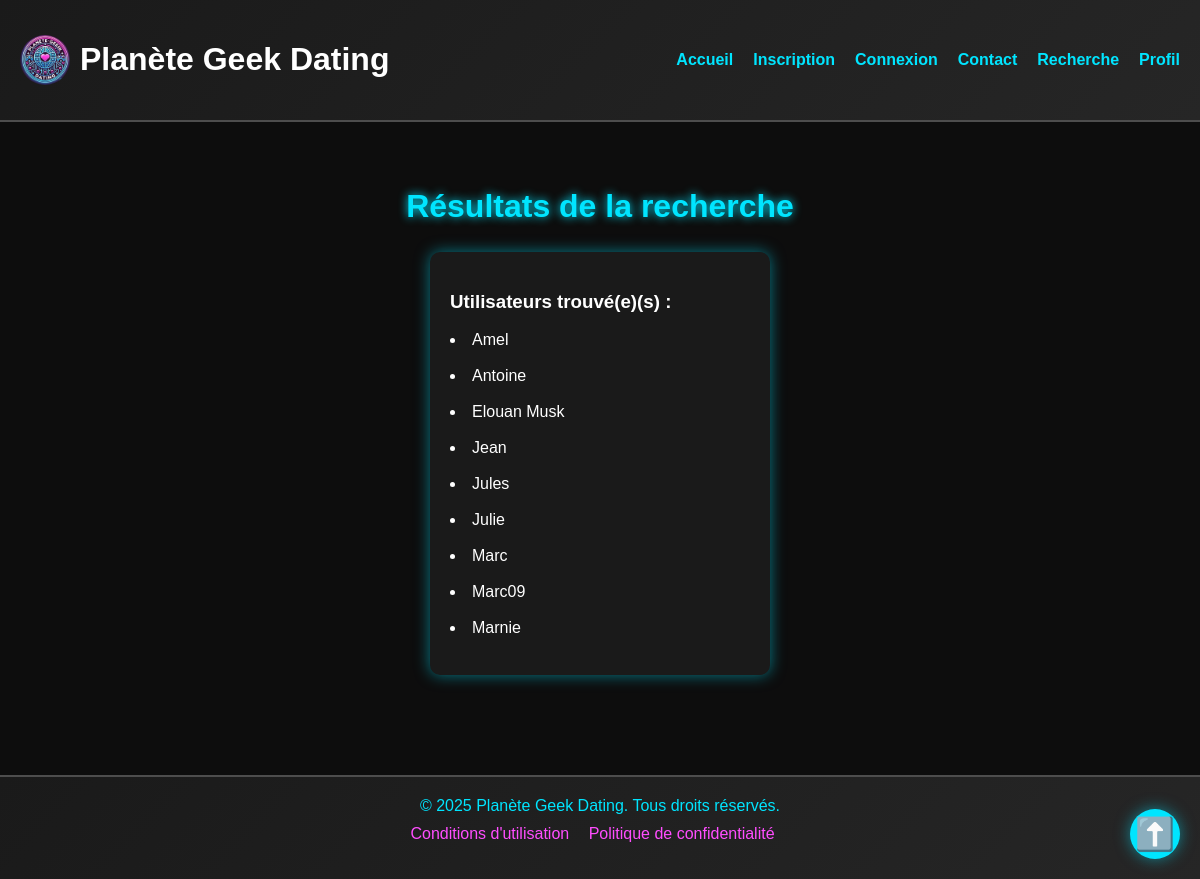
The app's page /resultats, older data.
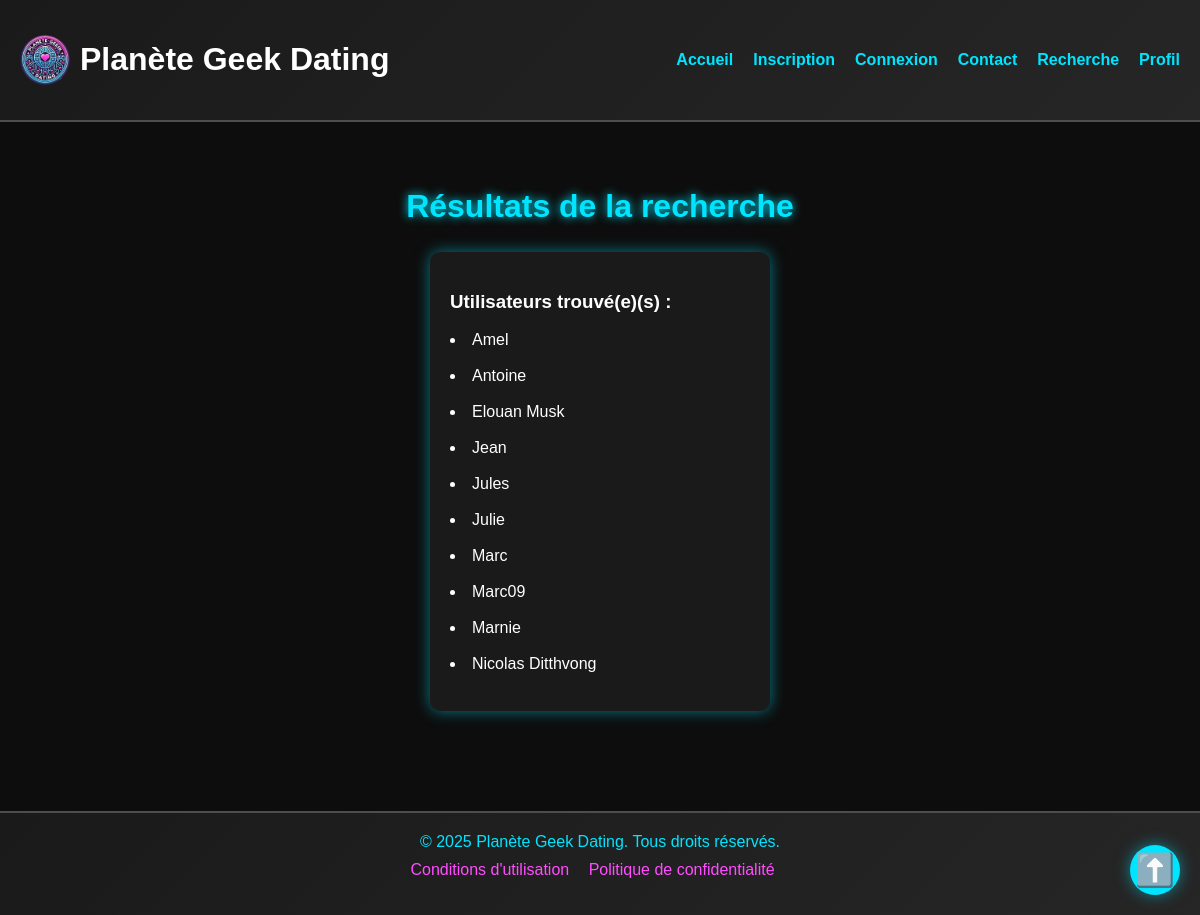
The same page, newer data.
### tables this page shows
CREATE TABLE "infos_joueur" (
	"name_id"	TEXT UNIQUE,
	"sexe"	TEXT,
	"age"	INTEGER,
	"fav_game"	TEXT,
	"screen_time_moy"	INTEGER,
	"heure_sommeil"	INTEGER,
	"addiction"	TEXT,
	"nb_douches"	INTEGER,
	"nb_ex"	INTEGER,
	"fav_soda"	TEXT,
	"fav_bonbons"	TEXT,
	"pourcent_selfcontrol"	INTEGER,
	"discord"	TEXT,
	"mdp"	TEXT UNIQUE
);

### app.py (the view, shortened to what this page needs)
@app.route('/resultats', methods=['POST', 'GET'])
def resultats():
    username = request.form.get('username')
    sexe = request.form.get('sexe')
    age = request.form.get('age')
    jeu = request.form.get('jeu')
    temps = request.form.get('temps')
    addiction = request.form.get('addiction')
    douches = request.form.get('douches')
    exs = request.form.get('exs')
    soda = request.form.get('soda')
    bonbon = request.form.get('bonbon')
    selfcontrol = request.form.get('selfcontrol')
    discord = request.form.get('discord')
    sommeil = request.form.get('sommeil')
    conn = get_db_connection(DATABASE)
    curseur = conn.cursor()
    conditions = []
    params = []
    if sexe:
        conditions.append("sexe = ?")
        params.append(sexe)
    if jeu:
        conditions.append("fav_game = ?")
        params.append(jeu)
    if addiction:
        conditions.append("addiction = ?")
        params.append(addiction)
    if douches:
        conditions.append("nb_douches = ?")
        params.append(douches)
    if exs:
        conditions.append("nb_ex = ?")
        params.append(exs)
    if soda:
        conditions.append("fav_soda = ?")
        params.append(soda)
    if bonbon:
        conditions.append("fav_bonbons = ?")
        params.append(bonbon)
    if selfcontrol:
        conditions.append("pourcent_selfcontrol = ?")
        params.append(selfcontrol)
    if discord:
        conditions.append("discord = ?")
        params.append(discord)
    if sommeil:
        conditions.append("heure_sommeil = ?")
        params.append(sommeil)
    if username:
        conditions.append("name_id = ?")
        params.append(username)
    query = "SELECT name_id FROM infos_joueur"
    if conditions:
        query += " WHERE " + " OR ".join(conditions)
    print("Requête SQL :", query)
    print("Paramètres :", params)
    curseur.execute(query, params)
    data = [row[0] for row in curseur.fetchall()]
    conn.commit()
    conn.close()
    return render_template('resultats.html', data=data)

### app.py (called while the page is built)
def get_db_connection(DATABASE):
    conn = sqlite3.connect(DATABASE)
    conn.row_factory = sqlite3.Row
    return conn

### templates/resultats.html (shortened to what this page needs)
<!DOCTYPE html>
<html lang="fr">
<head>
    <link rel="stylesheet" href="{{ url_for('static', filename='styles.css') }}">
</head>
<body id="top">
    <header>
        <div class="logo">
            <img src="{{url_for('static', filename='logo circulaire.webp')}}" alt="Logo Planète Geek Dating">
            <h1><a class="home_button" href="{{url_for('index')}}">Planète Geek Dating</a></h1>
        </div>
        <nav>
            <ul>
                <li><a href="{{url_for('index')}}">Accueil</a></li>
                <li><a href="{{url_for('index', section='signup')}}">Inscription</a></li>
                <li><a href="{{url_for('Connexion')}}">Connexion</a></li>
                <li><a href="{{url_for('Contacts')}}">Contact</a></li>
                <li><a href="{{url_for('recherche')}}">Recherche</a></li>
                <li><a href="{{url_for('profil')}}">Profil</a></li>
            </ul>
        </nav>
    </header>
    <main>
        <section id="results">
            <h2>Résultats de la recherche</h2>
            <div class="profile-list">
                <div class="profile-card">
                    <h3>Utilisateurs trouvé(e)(s) :</h3>
            {% for pseudo in data %}
            <li>
                <a class="linkin" href="{{ url_for('profil_user_', username=pseudo) }}">{{ pseudo }}</a>
                <br>
                <br>
            </li>
            {% endfor %}
                </div>
            </div>
        </section>
    </main>
    <footer>
        <p>&copy; 2025 Planète Geek Dating. Tous droits réservés.</p>
        <ul>
            <li><a href="#terms">Conditions d'utilisation</a></li>
            <li><a href="#privacy">Politique de confidentialité</a></li>
        </ul>
    </footer>
    <a href="#top" class="back-to-top" aria-label="Remonter en haut">⬆️</a>
</body>
</html>

### static/styles.css (style rules this page uses)
:root { --primary-color: #00e5ff; --secondary-color: #ff4dff; --bg-color: #0d0d0d; --text-color: #ffffff; }
body { font-family: 'Arial', sans-serif; margin: 0; padding: 0; background-color: var(--bg-color); color: var(--text-color); }
.back-to-top { position: fixed; bottom: 20px; right: 20px; width: 50px; height: 50px; background-color: var(--primary-color); color: var(--bg-color); text-align: center; line-height: 50px; font-size: 2rem; border-radius: 50%; box-shadow: 0 0 15px rgba(0, 229, 255, 0.5); text-decoration: none; transition: all 0.3s ease; }
.profile-card { background-color: #1a1a1a; padding: 20px; border-radius: 10px; box-shadow: 0 0 15px rgba(0, 229, 255, 0.5); width: 300px; color: var(--text-color); text-align: left; transition: transform 0.3s ease, box-shadow 0.3s ease; }
.profile-list { display: flex; flex-wrap: wrap; gap: 20px; justify-content: center; }
.home_button, .home_button:visited, .home_button:hover, .home_button:focus { color: white; text-decoration: none; }
header { background: linear-gradient(135deg, #1a1a1a, #262626); padding: 20px; display: flex; justify-content: space-between; align-items: center; border-bottom: 2px solid #4d4d4d; }
header .logo { display: flex; align-items: center; }
header .logo img { height: 50px; margin-right: 10px; border-radius: 50%; object-fit: cover; }
header nav ul { list-style-type: none; margin: 0; padding: 0; display: flex; gap: 20px; }
header nav ul li a { color: #00e5ff; text-decoration: none; font-weight: bold; transition: color 0.3s; }
main { padding: 40px 20px; text-align: center; }
main section { margin-bottom: 60px; }
main h2 { font-size: 2rem; color: #00e5ff; text-shadow: 0 0 10px #00e5ff; }
footer { background: linear-gradient(135deg, #1a1a1a, #262626); padding: 20px; text-align: center; border-top: 2px solid #4d4d4d; }
footer p { margin: 0; color: #00e5ff; }
footer ul { list-style-type: none; padding: 0; margin-top: 10px; }
footer ul li { display: inline; margin-right: 15px; }
footer ul li a { color: #ff4dff; text-decoration: none; transition: color 0.3s; }
.linkin { color: white; text-decoration: none; font-size: 15; }

Row changes from the older to the newer data that the page shows:
added infos_joueur: name "Nicolas Ditthvong"
